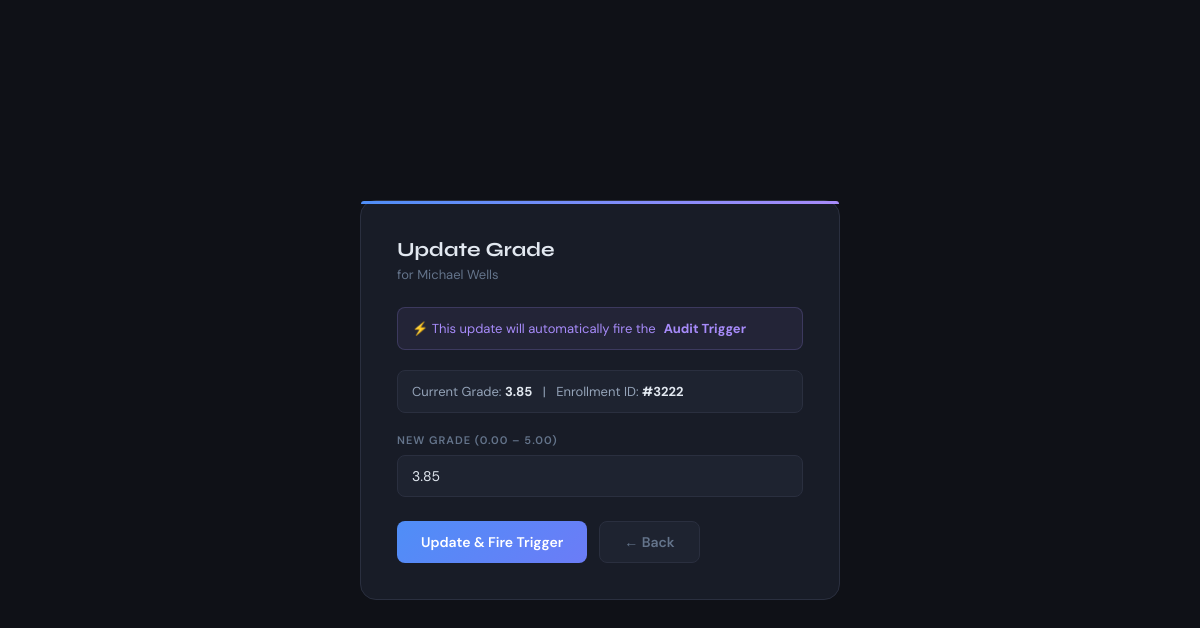
The app's page /Final_Project_System/frontend/Updated_Frontend/update_student.php?id=3026&role=Admin with its own data.
### tables this page shows
CREATE TABLE `enrollments` (
  `enrollment_id` int NOT NULL AUTO_INCREMENT,
  `student_id` int NOT NULL,
  `course_id` int NOT NULL,
  `instructor_id` int NOT NULL,
  `semester` varchar(20) NOT NULL,
  `academic_year` int NOT NULL,
  `grade` decimal(3,2) DEFAULT NULL,
  PRIMARY KEY (`enrollment_id`),
  KEY `student_id` (`student_id`),
  KEY `course_id` (`course_id`),
  KEY `instructor_id` (`instructor_id`),
  CONSTRAINT `enrollments_ibfk_1` FOREIGN KEY (`student_id`) REFERENCES `students` (`student_id`),
  CONSTRAINT `enrollments_ibfk_2` FOREIGN KEY (`course_id`) REFERENCES `courses` (`course_id`),
  CONSTRAINT `enrollments_ibfk_3` FOREIGN KEY (`instructor_id`) REFERENCES `instructors` (`instructor_id`)
);

CREATE TABLE `students` (
  `student_id` int NOT NULL AUTO_INCREMENT,
  `first_name` varchar(50) NOT NULL,
  `last_name` varchar(50) NOT NULL,
  `email` varchar(100) NOT NULL,
  `date_of_birth` date NOT NULL,
  `enrollment_date` date DEFAULT (curdate()),
  PRIMARY KEY (`student_id`),
  UNIQUE KEY `email` (`email`)
);

### Final_Project_System/frontend/Updated_Frontend/update_student.php (the view, shortened to what this page needs)
<?php include('db.php');
$id = intval($_GET['id']);
$role = isset($_GET['role']) ? $_GET['role'] : 'Admin';
$res = $conn->query("SELECT s.first_name, s.last_name, e.grade, e.enrollment_id
                     FROM Students s
                     LEFT JOIN Enrollments e ON s.student_id = e.student_id
                     WHERE s.student_id = $id
                     LIMIT 1");
$data = $res ? $res->fetch_assoc() : null;
?>
<!DOCTYPE html><html><head><title>Update Grade</title>
</head><body>
<div class="card">
    <h2>Update Grade</h2>
    <p class="sub">for <?php echo htmlspecialchars($data['first_name'] . ' ' . $data['last_name']); ?></p>
    <?php if(empty($data['enrollment_id'])): ?>
    <div class="no-enrollment">
        <div style="font-size:40px;margin-bottom:12px">📋</div>
        <p>This student has no enrollment record yet.<br>Add an enrollment before updating a grade.</p>
        <a href="add_enrollment.php?role=<?php echo $role; ?>" class="btn-enroll">+ Add Enrollment</a>
    </div>
    <?php else: ?>
    <div class="trigger-note">⚡ This update will automatically fire the <strong>Audit Trigger</strong></div>
    <div class="student-info">
        Current Grade: <strong><?php echo $data['grade'] !== null ? $data['grade'] : 'Not yet graded'; ?></strong>
        &nbsp;&nbsp;|&nbsp;&nbsp; Enrollment ID: <strong>#<?php echo $data['enrollment_id']; ?></strong>
    </div>
    <form method="POST">
        <label>New Grade (0.00 – 5.00)</label>
        <input name="grade" type="number" step="0.01" min="0" max="5" value="<?php echo htmlspecialchars($data['grade'] ?? ''); ?>" placeholder="e.g. 1.75" required>
        <div class="actions">
            <button type="submit" class="btn-save">Update & Fire Trigger</button>
            <a href="dashboard.php?role=<?php echo $role; ?>&tab=enrollments" class="btn-back">← Back</a>
        </div>
    </form>
    <?php endif; ?>
</div>
</body></html>

### Final_Project_System/frontend/Updated_Frontend/update_student.php (style rules this page uses)
* { box-sizing:border-box;margin:0;padding:0 }
body { font-family:'DM Sans',sans-serif;background:#0f1117;color:#e2e8f0;min-height:100vh;display:flex;justify-content:center;align-items:center;padding:40px }
.card { background:#181c27;border:1px solid #2a2f3f;border-radius:16px;padding:36px;width:100%;max-width:480px;position:relative }
.card::before { content:'';position:absolute;top:0;left:0;right:0;height:3px;background:linear-gradient(90deg,#4f8ef7,#a78bfa);border-radius:16px 16px 0 0 }
h2 { font-family:'Syne',sans-serif;font-size:20px;color:#e2e8f0;margin-bottom:4px }
.sub { font-size:13px;color:#64748b;margin-bottom:24px }
.trigger-note { background:rgba(167,139,250,0.08);border:1px solid rgba(167,139,250,0.2);border-radius:8px;padding:12px 14px;font-size:13px;color:#a78bfa;margin-bottom:20px;display:flex;align-items:center;gap:8px }
.student-info { background:#1e2330;border:1px solid #2a2f3f;border-radius:8px;padding:12px 14px;margin-bottom:20px;font-size:13px;color:#94a3b8 }
.student-info strong { color:#e2e8f0 }
label { display:block;font-size:11px;font-weight:600;text-transform:uppercase;letter-spacing:1px;color:#64748b;margin-bottom:8px;margin-top:16px }
input { width:100%;padding:11px 14px;background:#1e2330;border:1px solid #2a2f3f;border-radius:8px;color:#e2e8f0;font-family:'DM Sans',sans-serif;font-size:14px;outline:none;transition:border-color 0.15s,box-shadow 0.15s }
.actions { display:flex;gap:12px;margin-top:24px }
.btn-save { background:linear-gradient(135deg,#4f8ef7,#6b7cf7);color:white;border:none;padding:11px 24px;border-radius:8px;font-family:'DM Sans',sans-serif;font-size:14px;font-weight:600;cursor:pointer;transition:all 0.15s }
.btn-back { background:#1e2330;color:#64748b;border:1px solid #2a2f3f;padding:11px 24px;border-radius:8px;font-family:'DM Sans',sans-serif;font-size:14px;font-weight:600;text-decoration:none;display:inline-flex;align-items:center;gap:6px;transition:all 0.15s }

### records on screen
enrollments: student.last_name "Michael Wells", grade "3.85", enrollment_id "3222"
